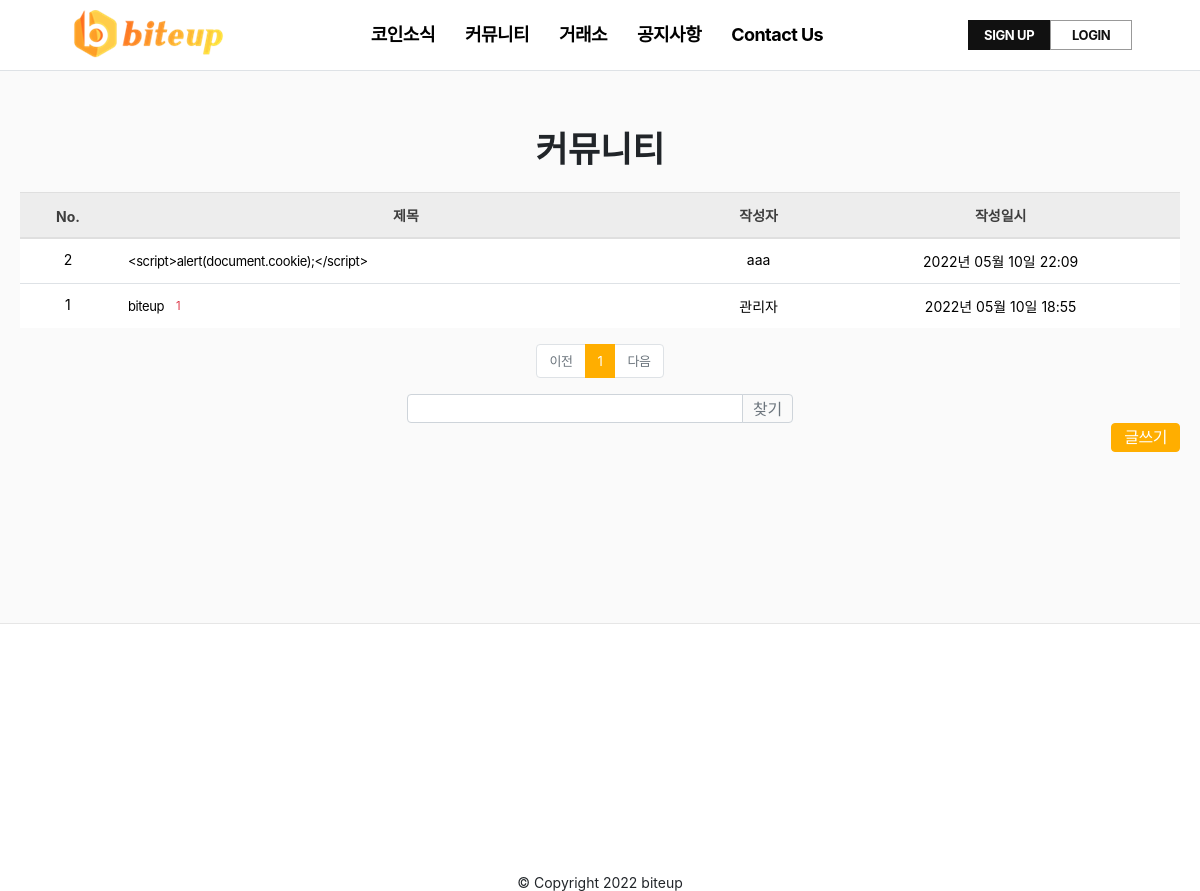
The app's page /community/list/ with its own data.
### pybo/models.py (models this page shows)
class Community(db.Model):
    id = db.Column(db.Integer, primary_key=True)
    subject = db.Column(db.String(200), nullable=False)
    content = db.Column(db.Text(), nullable=False)
    create_date = db.Column(db.DateTime(), nullable=False)
    user_id = db.Column(db.Integer, db.ForeignKey('user.id', ondelete='CASCADE'), nullable=False)
    user = db.relationship('User', backref=db.backref('community_set'))
    modify_date = db.Column(db.DateTime(), nullable=True)
    voter = db.relationship('User', secondary=community_voter, backref=db.backref('community_voter_set'))

class User(db.Model):
    id = db.Column(db.Integer, primary_key=True)
    username = db.Column(db.String(150), unique=True, nullable=False)
    password = db.Column(db.String(200), nullable=False)
    email = db.Column(db.String(120), unique=True, nullable=False)
    passwd_answer = db.Column(db.String(200), unique=True, nullable=False)
    location = db.Column(db.String(64), nullable=False)
    about_me = db.Column(db.Text(), nullable=False)

### pybo/views/community_views.py (the view, shortened to what this page needs)
@bp.route('/list/')
def _list():
    page = request.args.get('page', type=int, default=1)
    kw = request.args.get('kw', type=str, default='')
    community_list = Community.query.order_by(Community.create_date.desc())
    community_list = community_list.paginate(page, per_page=10)
    return render_template('community/community_list.html', community_list=community_list, page=page, kw=kw)

### pybo/filter.py (called while the page is built)
def format_datetime(value, fmt='%Y년 %m월 %d일 %H:%M'):
    return value.strftime(fmt)

### pybo/views/auth_views.py (called while the page is built)
@bp.before_app_request
def load_logged_in_user():
    user_id = session.get('user_id')
    if user_id is None:
        g.user = None
    else:
        g.user = User.query.get(user_id)

### pybo/templates/community/community_list.html (shortened to what this page needs)
{% extends 'base.html' %}
{% block content %}
<div id="container my-3">
    <div id="contents" class="div-board">
        <div class="container-warp list">
            <div class="form_title">커뮤니티</div>
            <table class="table">
                <thead>
                <tr class="text-center thead-dark">
                    <th>No.</th>
                    <th style="width:50%">제목</th>
                    <th>작성자</th>
                    <th>작성일시</th>
                </tr>
                </thead>
                <tbody>
                {% if community_list %}
                {% for community in community_list.items %}
                <tr class="text-center">
                    <td>{{ community_list.total - ((community_list.page-1) * community_list.per_page) - loop.index0 }}</td>
                    <td class="text-left">
                        <a href="{{ url_for('community.detail', community_id=community.id) }}">{{ community.subject }}</a>
                        {% if community.answer_set|length > 0 %}
                        <span class="text-danger small ml-2">{{ community.answer_set|length }}</span>
                        {% endif %}
                    </td>
                    <td>{{ community.user.username }}</td>
                    <td>{{ community.create_date|datetime }}</td>
                </tr>
                {% endfor %}
                {% else %}
                <tr>
                    <td colspan="3">내용이 없습니다.</td>
                </tr>
                {% endif %}
                </tbody>
            </table>
            <ul class="pagination justify-content-center">
                {% if community_list.has_prev %}
                <li class="page-item">
                    <a class="page-link" data-page="{{ community_list.prev_num }}" href="#">이전</a>
                </li>
                {% else %}
                <li class="page-item disabled">
                    <a class="page-link" tabindex="-1" aria-disabled="true" href="#">이전</a>
                </li>
                {% endif %}
                {% for page_num in community_list.iter_pages() %}
                {% if page_num %}
                {% if page_num != community_list.page %}
                <li class="page-item">
                    <a class="page-link" data-page="{{ page_num }}" href="#">{{ page_num }}</a>
                </li>
                {% else %}
                <li class="page-item active" aria-current="page">
                    <a class="page-link" href="#">{{ page_num }}</a>
                </li>
                {% endif %}
                {% else %}
                <li class="disabled">
                    <a class="page-link" href="#">...</a>
                </li>
                {% endif %}
                {% endfor %}
                {% if community_list.has_next %}
                <li class="page-item">
                    <a class="page-link" data-page="{{ community_list.next_num }}" href="#">다음</a>
                </li>
                {% else %}
                <li class="page-item disabled">
                    <a class="page-link" tabindex="-1" aria-disabled="true" href="#">다음</a>
                </li>
                {% endif %}
            </ul>
            <div class="col-4 input-group">
                <input type="text" class="form-control kw" value="{{ kw or '' }}">
                <div class="input-group-append">
                    <button class="btn btn-outline-secondary" type="button" id="btn_search">찾기</button>
                </div>
            </div>
            <a href="{{ url_for('community.create') }}" class="btn btn-primary">글쓰기</a>
        </div>
    </div>
</div>
{% endblock %}

### pybo/static/style.css (style rules this page uses)
a:link { text-decoration: none; }
.text-center a { color:#000; }
.btn-primary,.page-item.active .page-link { background-color:#ffae00;border-color:#ffae00; }
.btn-primary { position:relative;float:right;line-height:15px; }
.btn.btn-outline-secondary { padding:0px 10px;border-color: #ced4da;; }
.form_title { font-size:35px;font-weight:900;text-align:center;margin-bottom:20px }
.col-4.input-group { position:relative;display: flex;margin:0 auto; }
.form-control.kw { height:15px }
.table .thead-dark th { color: #3e3e3e;background-color: #ededed;border-color: #dfdfdf; }
.div-board { width:100%;margin: 0 auto 0 auto;box-sizing: border-box;padding: 50px 20px 200px 20px;position: relative;text-align: left;max-width: 1200px; }
.login_info p,a { display: inline-block;vertical-align: top;line-height: 20px;color: #ffae00;font-size: 13px;font-weight: 400;letter-spacing: -0.03em;font-style:normal; }

### records on screen
Community: total "2", subject "<script>alert(document.cookie);</script>", user.username "aaa", create_date "2022년 05월 10일 22:09"
Community: total "1", subject "biteup", answer_set|length "1", user.username "관리자", create_date "2022년 05월 10일 18:55"

### other values on screen
{{ page_num }} "1"
